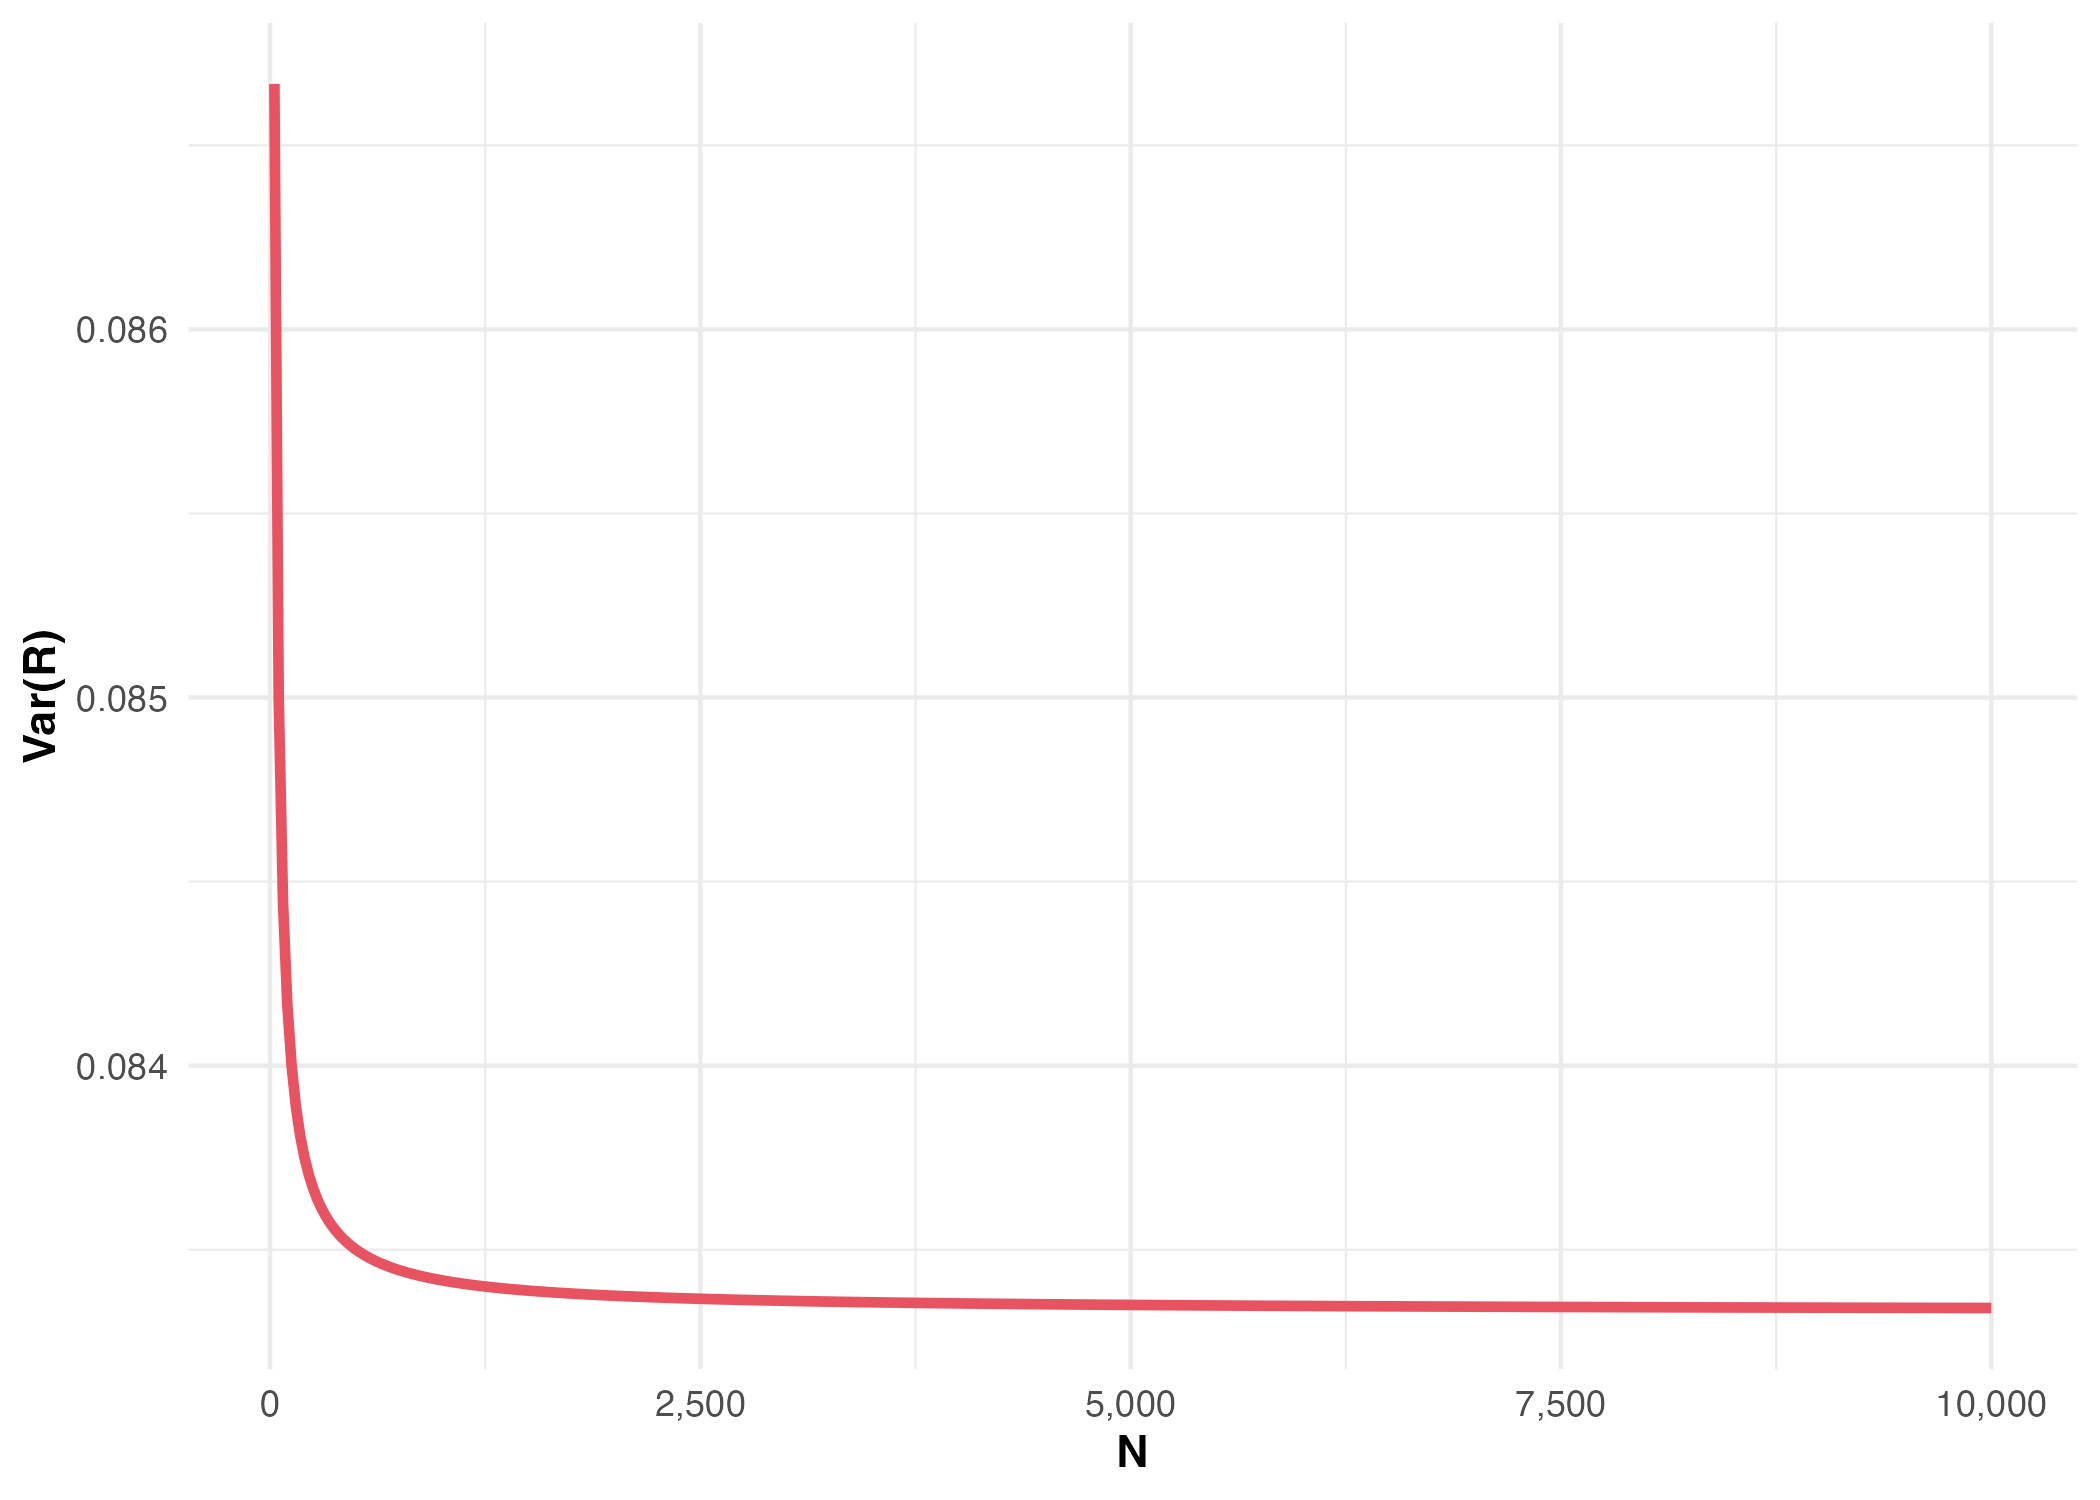

R code for this plot:
set.seed(1)
n = 10000

rank_var = function(x) {
  sapply(X = x,
         FUN = function(x) var((rank(1:x) - 1)/x + 1/(2 * x)))
}

rank_plot_dat = data.frame(n = seq(25, 10000, by = 25))
rank_plot_dat$sigma2R = rank_var(x = rank_plot_dat$n)

rank_plot_dat |>
  ggplot(aes(x = n, y = sigma2R)) +
  geom_line(color = "#E85362FF",
            size = 1.2) +
  theme_minimal() +
  labs(x = "N",
       y = "Var(R)") +
  theme(axis.title = element_text(face = "bold")) +
  scale_x_continuous(labels = scales::label_comma())
ggsave(filename = "~/Documents/me_ci/varR_line_plot.png",
       device = "png",
       width = 7,
       height = 5,
       units = "in")
ggsave(filename = "~/Documents/me_ci/varR_line_plot.svg",
       device = "svg",
       width = 7,
       height = 5,
       units = "in")
